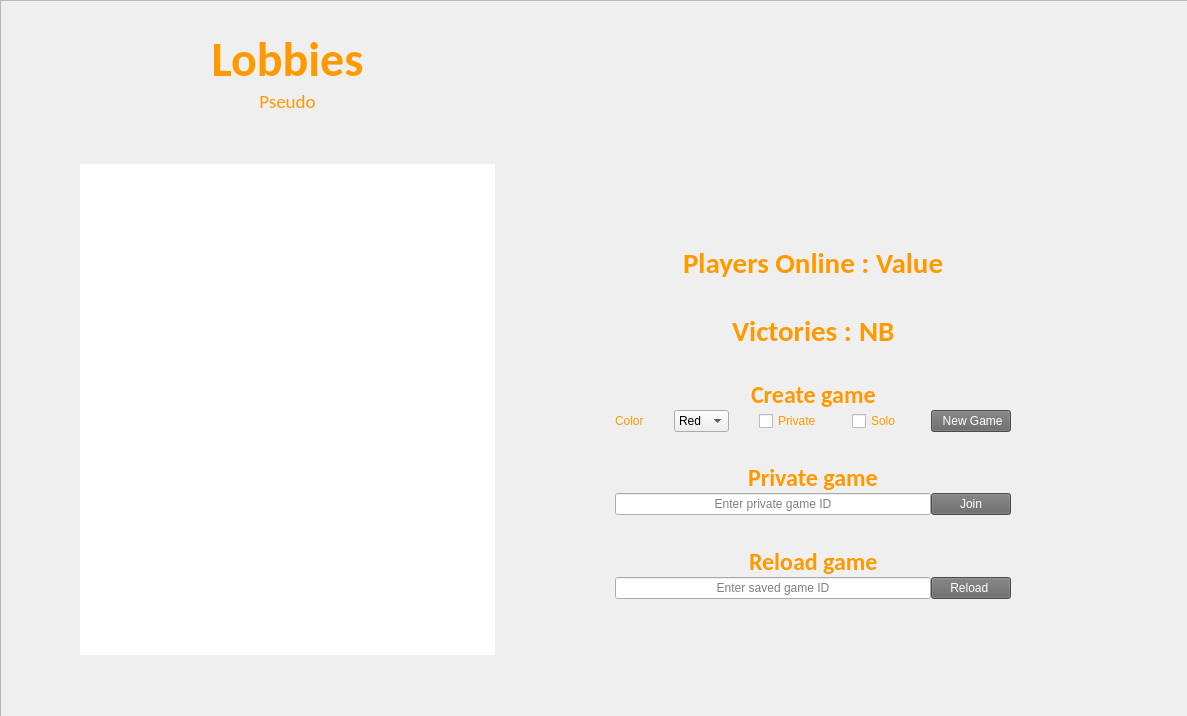
<?xml version="1.0" encoding="UTF-8"?>
<ui version="4.0">
 <class>ListOfGame</class>
 <widget class="QWidget" name="ListOfGame">
  <property name="geometry">
   <rect>
    <x>0</x>
    <y>0</y>
    <width>1187</width>
    <height>716</height>
   </rect>
  </property>
  <property name="windowTitle">
   <string>Form</string>
  </property>
  <widget class="QFrame" name="frame">
   <property name="geometry">
    <rect>
     <x>0</x>
     <y>0</y>
     <width>1191</width>
     <height>721</height>
    </rect>
   </property>
   <property name="styleSheet">
    <string notr="true">QLabel
{
	color: rgb(255, 153, 0);
	background-image: none;
}
.QFrame {
	background-image: url(../Stratego_Client/img/background_L.jpg);
	background-clip: border;
}

QPushButton {
	background-color: rgb(103, 103, 103);
	color: rgb(255, 255, 255);
}

QListWidget {
	border-radius: 5px;
}

QListWidgetItem {
	border-radius: 5px;
}</string>
   </property>
   <property name="frameShape">
    <enum>QFrame::StyledPanel</enum>
   </property>
   <property name="frameShadow">
    <enum>QFrame::Raised</enum>
   </property>
   <widget class="QWidget" name="gridLayoutWidget">
    <property name="geometry">
     <rect>
      <x>80</x>
      <y>30</y>
      <width>1031</width>
      <height>700</height>
     </rect>
    </property>
    <layout class="QGridLayout" name="gridLayout">
     <property name="topMargin">
      <number>0</number>
     </property>
     <property name="rightMargin">
      <number>0</number>
     </property>
     <property name="horizontalSpacing">
      <number>20</number>
     </property>
     <property name="verticalSpacing">
      <number>0</number>
     </property>
     <item row="1" column="0">
      <widget class="QLabel" name="Title">
       <property name="font">
        <font>
         <family>Calibri</family>
         <pointsize>36</pointsize>
         <bold>true</bold>
        </font>
       </property>
       <property name="text">
        <string>Lobbies</string>
       </property>
       <property name="alignment">
        <set>Qt::AlignCenter</set>
       </property>
      </widget>
     </item>
     <item row="2" column="0">
      <widget class="QLabel" name="pseudo">
       <property name="font">
        <font>
         <family>Calibri</family>
         <pointsize>14</pointsize>
        </font>
       </property>
       <property name="text">
        <string>Pseudo</string>
       </property>
       <property name="alignment">
        <set>Qt::AlignCenter</set>
       </property>
      </widget>
     </item>
     <item row="11" column="0">
      <layout class="QHBoxLayout" name="horizontalLayout_2">
       <property name="leftMargin">
        <number>0</number>
       </property>
       <property name="topMargin">
        <number>50</number>
       </property>
       <property name="rightMargin">
        <number>0</number>
       </property>
       <property name="bottomMargin">
        <number>75</number>
       </property>
       <item>
        <widget class="QListWidget" name="AvailableGame"/>
       </item>
      </layout>
     </item>
     <item row="11" column="4">
      <layout class="QVBoxLayout" name="verticalLayout">
       <property name="leftMargin">
        <number>100</number>
       </property>
       <property name="topMargin">
        <number>100</number>
       </property>
       <property name="rightMargin">
        <number>100</number>
       </property>
       <property name="bottomMargin">
        <number>100</number>
       </property>
       <item>
        <spacer name="verticalSpacer_3">
         <property name="orientation">
          <enum>Qt::Vertical</enum>
         </property>
         <property name="sizeHint" stdset="0">
          <size>
           <width>20</width>
           <height>40</height>
          </size>
         </property>
        </spacer>
       </item>
       <item>
        <layout class="QHBoxLayout" name="horizontalLayout_4">
         <item>
          <spacer name="horizontalSpacer_4">
           <property name="orientation">
            <enum>Qt::Horizontal</enum>
           </property>
           <property name="sizeHint" stdset="0">
            <size>
             <width>40</width>
             <height>20</height>
            </size>
           </property>
          </spacer>
         </item>
         <item>
          <widget class="QLabel" name="playerOnline">
           <property name="font">
            <font>
             <family>Calibri</family>
             <pointsize>22</pointsize>
             <bold>true</bold>
            </font>
           </property>
           <property name="text">
            <string>Players Online : </string>
           </property>
          </widget>
         </item>
         <item>
          <widget class="QLabel" name="NbPlayerOnline">
           <property name="font">
            <font>
             <family>Calibri</family>
             <pointsize>22</pointsize>
             <bold>true</bold>
            </font>
           </property>
           <property name="text">
            <string>Value</string>
           </property>
          </widget>
         </item>
         <item>
          <spacer name="horizontalSpacer_3">
           <property name="orientation">
            <enum>Qt::Horizontal</enum>
           </property>
           <property name="sizeHint" stdset="0">
            <size>
             <width>40</width>
             <height>20</height>
            </size>
           </property>
          </spacer>
         </item>
        </layout>
       </item>
       <item>
        <spacer name="verticalSpacer">
         <property name="orientation">
          <enum>Qt::Vertical</enum>
         </property>
         <property name="sizeHint" stdset="0">
          <size>
           <width>20</width>
           <height>40</height>
          </size>
         </property>
        </spacer>
       </item>
       <item>
        <layout class="QHBoxLayout" name="horizontalLayout_5">
         <item>
          <spacer name="horizontalSpacer_2">
           <property name="orientation">
            <enum>Qt::Horizontal</enum>
           </property>
           <property name="sizeHint" stdset="0">
            <size>
             <width>40</width>
             <height>20</height>
            </size>
           </property>
          </spacer>
         </item>
         <item>
          <widget class="QLabel" name="label_3">
           <property name="font">
            <font>
             <family>Calibri</family>
             <pointsize>22</pointsize>
             <bold>true</bold>
            </font>
           </property>
           <property name="cursor">
            <cursorShape>BusyCursor</cursorShape>
           </property>
           <property name="text">
            <string>Victories : </string>
           </property>
          </widget>
         </item>
         <item>
          <widget class="QLabel" name="nbVictories">
           <property name="font">
            <font>
             <family>Calibri</family>
             <pointsize>22</pointsize>
             <bold>true</bold>
            </font>
           </property>
           <property name="text">
            <string>NB</string>
           </property>
          </widget>
         </item>
         <item>
          <spacer name="horizontalSpacer">
           <property name="orientation">
            <enum>Qt::Horizontal</enum>
           </property>
           <property name="sizeHint" stdset="0">
            <size>
             <width>40</width>
             <height>20</height>
            </size>
           </property>
          </spacer>
         </item>
        </layout>
       </item>
       <item>
        <spacer name="verticalSpacer_2">
         <property name="orientation">
          <enum>Qt::Vertical</enum>
         </property>
         <property name="sizeHint" stdset="0">
          <size>
           <width>20</width>
           <height>40</height>
          </size>
         </property>
        </spacer>
       </item>
       <item>
        <layout class="QHBoxLayout" name="horizontalLayout_9">
         <item>
          <spacer name="horizontalSpacer_6">
           <property name="orientation">
            <enum>Qt::Horizontal</enum>
           </property>
           <property name="sizeHint" stdset="0">
            <size>
             <width>40</width>
             <height>20</height>
            </size>
           </property>
          </spacer>
         </item>
         <item>
          <widget class="QLabel" name="create">
           <property name="font">
            <font>
             <family>Calibri</family>
             <pointsize>18</pointsize>
             <bold>true</bold>
            </font>
           </property>
           <property name="text">
            <string>Create game</string>
           </property>
          </widget>
         </item>
         <item>
          <spacer name="horizontalSpacer_5">
           <property name="orientation">
            <enum>Qt::Horizontal</enum>
           </property>
           <property name="sizeHint" stdset="0">
            <size>
             <width>40</width>
             <height>20</height>
            </size>
           </property>
          </spacer>
         </item>
        </layout>
       </item>
       <item>
        <layout class="QVBoxLayout" name="verticalLayout_6">
         <item>
          <layout class="QHBoxLayout" name="horizontalLayout_3">
           <property name="spacing">
            <number>30</number>
           </property>
           <item>
            <widget class="QLabel" name="colorChoice">
             <property name="text">
              <string>Color</string>
             </property>
            </widget>
           </item>
           <item>
            <widget class="QComboBox" name="comboBox">
             <property name="currentText">
              <string>Red</string>
             </property>
             <item>
              <property name="text">
               <string>Red</string>
              </property>
             </item>
             <item>
              <property name="text">
               <string>Blue</string>
              </property>
             </item>
            </widget>
           </item>
           <item>
            <widget class="QCheckBox" name="Button_private">
             <property name="contextMenuPolicy">
              <enum>Qt::PreventContextMenu</enum>
             </property>
             <property name="styleSheet">
              <string notr="true">color: rgb(255, 153, 0);</string>
             </property>
             <property name="text">
              <string>Private</string>
             </property>
            </widget>
           </item>
           <item>
            <widget class="QCheckBox" name="Button_solo">
             <property name="styleSheet">
              <string notr="true">color: rgb(255, 153, 0);</string>
             </property>
             <property name="text">
              <string>Solo</string>
             </property>
            </widget>
           </item>
           <item>
            <widget class="QPushButton" name="NewGameButton">
             <property name="sizePolicy">
              <sizepolicy hsizetype="Minimum" vsizetype="Fixed">
               <horstretch>0</horstretch>
               <verstretch>0</verstretch>
              </sizepolicy>
             </property>
             <property name="maximumSize">
              <size>
               <width>80</width>
               <height>30</height>
              </size>
             </property>
             <property name="layoutDirection">
              <enum>Qt::LeftToRight</enum>
             </property>
             <property name="text">
              <string> New Game</string>
             </property>
             <property name="autoRepeatInterval">
              <number>100</number>
             </property>
            </widget>
           </item>
          </layout>
         </item>
        </layout>
       </item>
       <item>
        <spacer name="verticalSpacer_5">
         <property name="orientation">
          <enum>Qt::Vertical</enum>
         </property>
         <property name="sizeHint" stdset="0">
          <size>
           <width>20</width>
           <height>40</height>
          </size>
         </property>
        </spacer>
       </item>
       <item>
        <layout class="QHBoxLayout" name="horizontalLayout_11">
         <item>
          <spacer name="horizontalSpacer_9">
           <property name="orientation">
            <enum>Qt::Horizontal</enum>
           </property>
           <property name="sizeHint" stdset="0">
            <size>
             <width>40</width>
             <height>20</height>
            </size>
           </property>
          </spacer>
         </item>
         <item>
          <widget class="QLabel" name="label_2">
           <property name="font">
            <font>
             <family>Calibri</family>
             <pointsize>18</pointsize>
             <bold>true</bold>
            </font>
           </property>
           <property name="text">
            <string>Private game</string>
           </property>
          </widget>
         </item>
         <item>
          <spacer name="horizontalSpacer_10">
           <property name="orientation">
            <enum>Qt::Horizontal</enum>
           </property>
           <property name="sizeHint" stdset="0">
            <size>
             <width>40</width>
             <height>20</height>
            </size>
           </property>
          </spacer>
         </item>
        </layout>
       </item>
       <item>
        <layout class="QHBoxLayout" name="horizontalLayout_7">
         <item>
          <widget class="QLineEdit" name="privateGame">
           <property name="maximumSize">
            <size>
             <width>350</width>
             <height>30</height>
            </size>
           </property>
           <property name="alignment">
            <set>Qt::AlignCenter</set>
           </property>
           <property name="placeholderText">
            <string>Enter private game ID</string>
           </property>
          </widget>
         </item>
         <item>
          <widget class="QPushButton" name="join">
           <property name="maximumSize">
            <size>
             <width>80</width>
             <height>30</height>
            </size>
           </property>
           <property name="text">
            <string>Join</string>
           </property>
          </widget>
         </item>
        </layout>
       </item>
       <item>
        <spacer name="verticalSpacer_6">
         <property name="orientation">
          <enum>Qt::Vertical</enum>
         </property>
         <property name="sizeHint" stdset="0">
          <size>
           <width>20</width>
           <height>40</height>
          </size>
         </property>
        </spacer>
       </item>
       <item>
        <layout class="QHBoxLayout" name="horizontalLayout_12">
         <item>
          <spacer name="horizontalSpacer_11">
           <property name="orientation">
            <enum>Qt::Horizontal</enum>
           </property>
           <property name="sizeHint" stdset="0">
            <size>
             <width>40</width>
             <height>20</height>
            </size>
           </property>
          </spacer>
         </item>
         <item>
          <widget class="QLabel" name="label">
           <property name="font">
            <font>
             <family>Calibri</family>
             <pointsize>18</pointsize>
             <bold>true</bold>
            </font>
           </property>
           <property name="text">
            <string>Reload game</string>
           </property>
          </widget>
         </item>
         <item>
          <spacer name="horizontalSpacer_12">
           <property name="orientation">
            <enum>Qt::Horizontal</enum>
           </property>
           <property name="sizeHint" stdset="0">
            <size>
             <width>40</width>
             <height>20</height>
            </size>
           </property>
          </spacer>
         </item>
        </layout>
       </item>
       <item>
        <layout class="QHBoxLayout" name="horizontalLayout_8">
         <item>
          <widget class="QLineEdit" name="id_game">
           <property name="maximumSize">
            <size>
             <width>350</width>
             <height>30</height>
            </size>
           </property>
           <property name="alignment">
            <set>Qt::AlignCenter</set>
           </property>
           <property name="placeholderText">
            <string>Enter saved game ID</string>
           </property>
          </widget>
         </item>
         <item>
          <widget class="QPushButton" name="reload_game">
           <property name="maximumSize">
            <size>
             <width>80</width>
             <height>30</height>
            </size>
           </property>
           <property name="text">
            <string>Reload </string>
           </property>
          </widget>
         </item>
        </layout>
       </item>
       <item>
        <spacer name="verticalSpacer_4">
         <property name="orientation">
          <enum>Qt::Vertical</enum>
         </property>
         <property name="sizeHint" stdset="0">
          <size>
           <width>20</width>
           <height>40</height>
          </size>
         </property>
        </spacer>
       </item>
      </layout>
     </item>
    </layout>
   </widget>
  </widget>
 </widget>
 <resources/>
 <connections/>
</ui>
